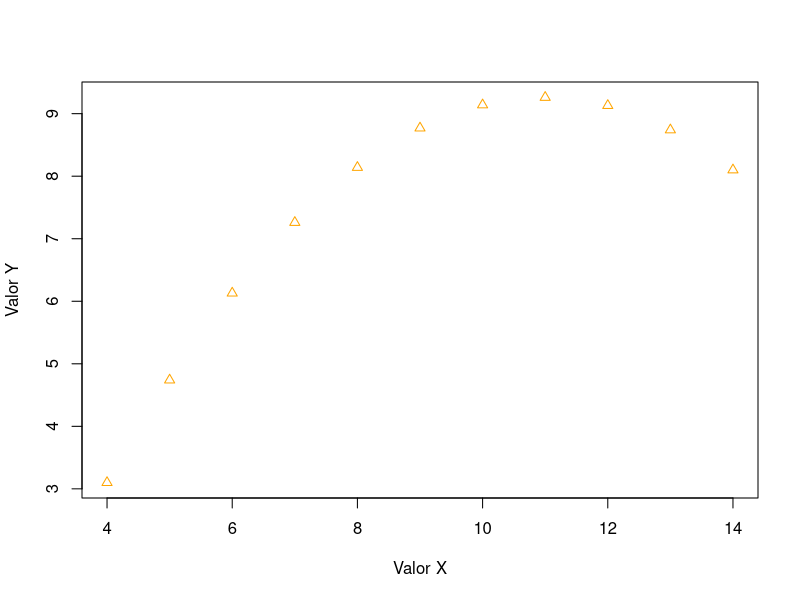

The R script that drew this image:
# Conjunto de datos para correlación
# Karla Cecilia Blanco Vásquez
# 26/09/2023
# Matrícula: 2133639


# Crear la base de datos --------------------------------------------------

x <- c(10, 8, 13, 9, 11, 14, 6, 4, 12, 7, 5)
y <- c(9.14, 8.14, 8.74, 8.77, 9.26, 8.10, 6.13, 3.10, 9.13, 7.26, 4.74)


# Crear una data.frame con las variables x and y

d2 <- data.frame(x,y)


# Estadísticas descriptivas -----------------------------------------------

mean(d2$x); var(d2$x)
mean(d2$y); var(d2$y)


# Aplicar correlación -----------------------------------------------------

cor.test(d2$x, d2$y)


# Gráfica -----------------------------------------------------------------

plot(d2$x, d2$y,
     xlab = "Valor X",
     ylab = "Valor Y",
     pch = 2,
     col = "orange")

# No existe una correlación lineal porque los datos no están distribuidos a lo
# largo de la línea que los atraviesa








